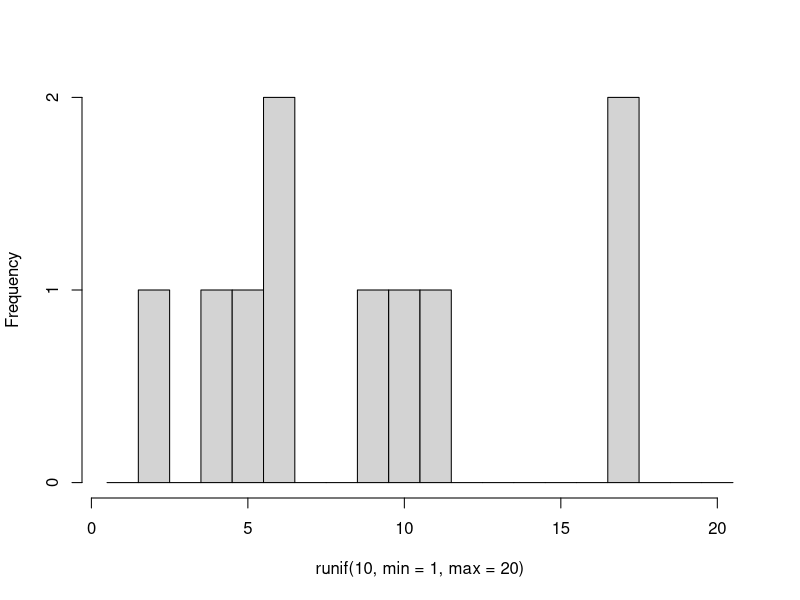
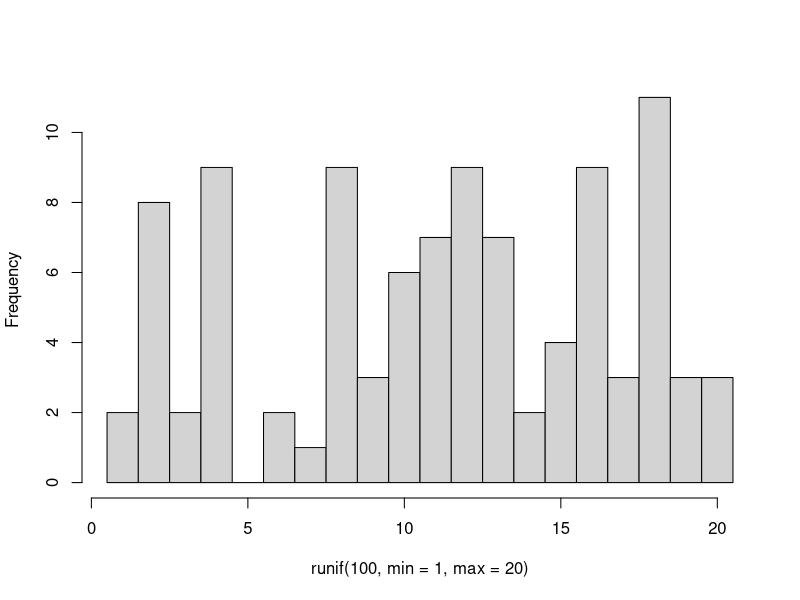
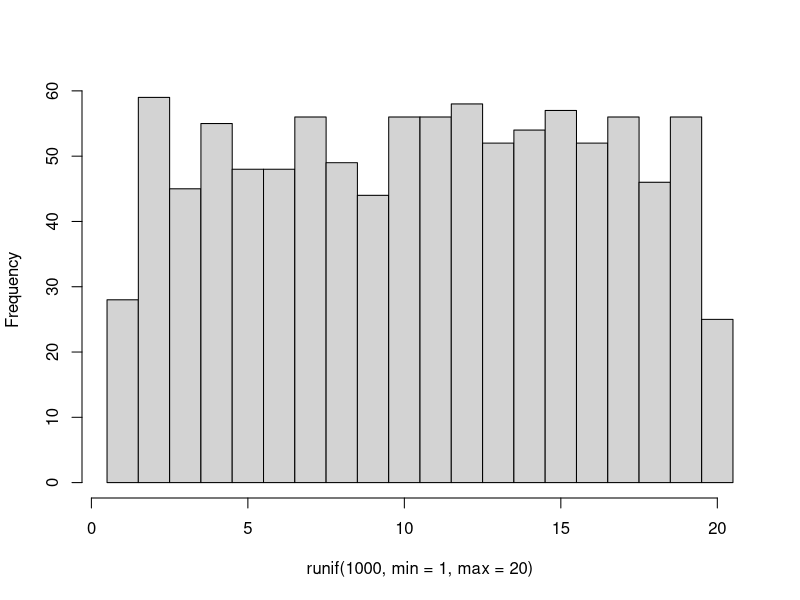
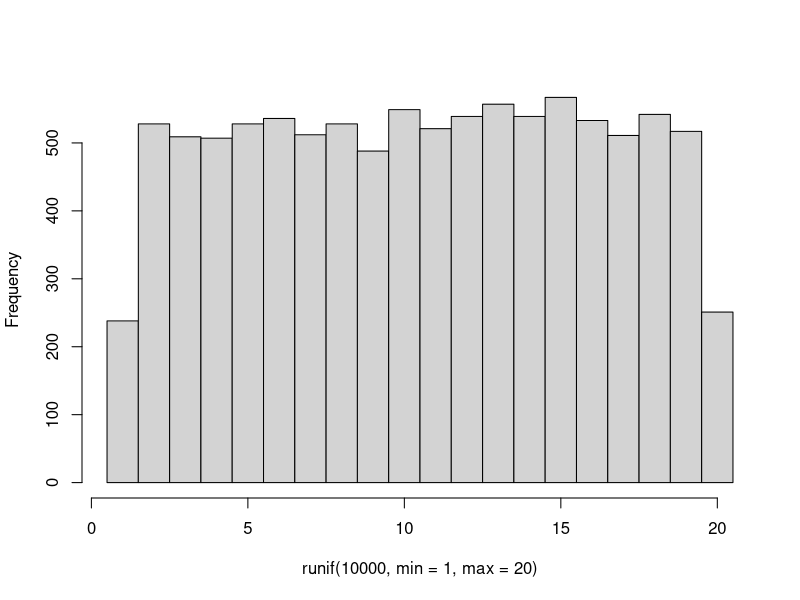
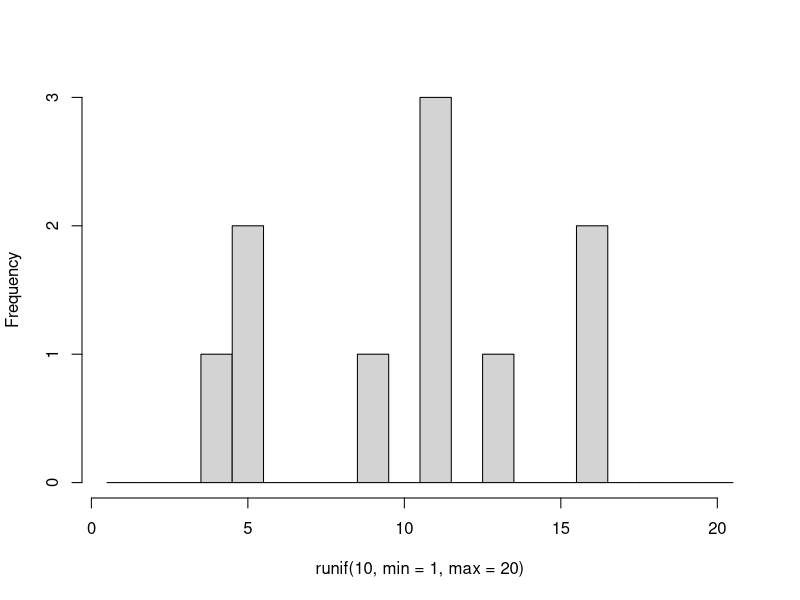
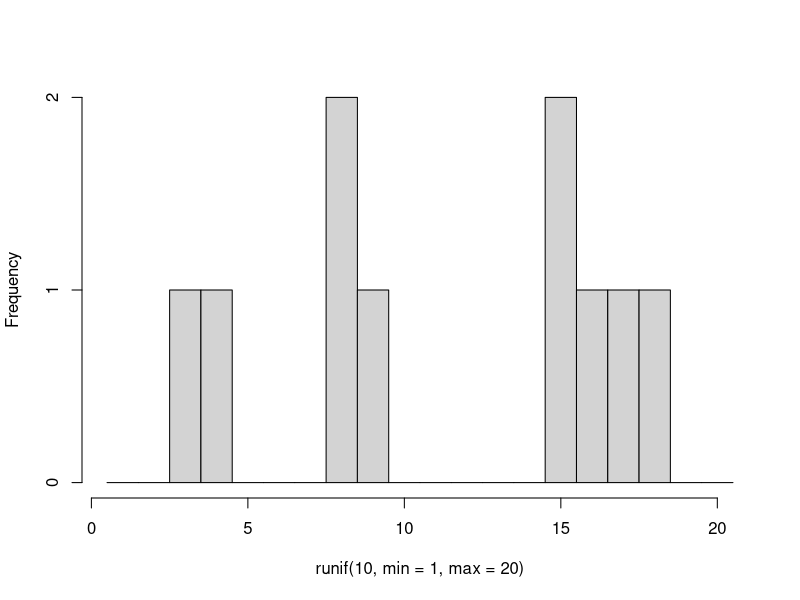
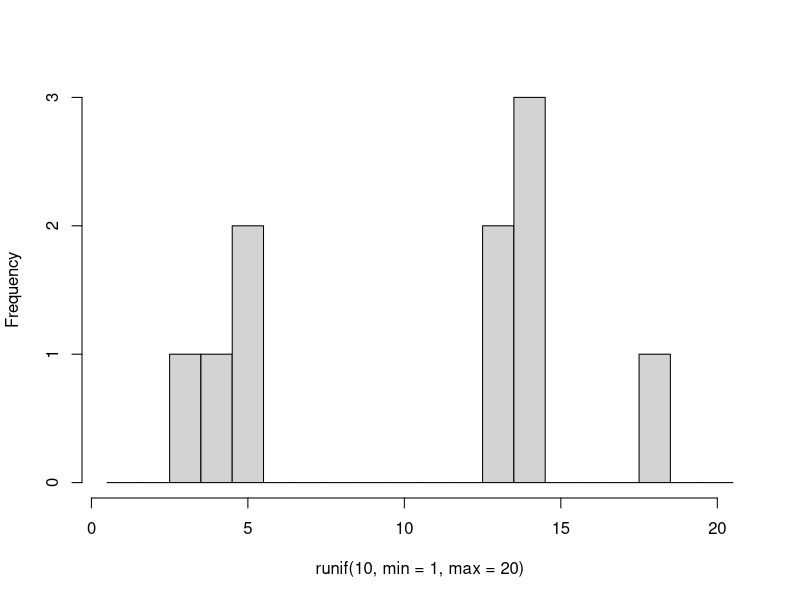
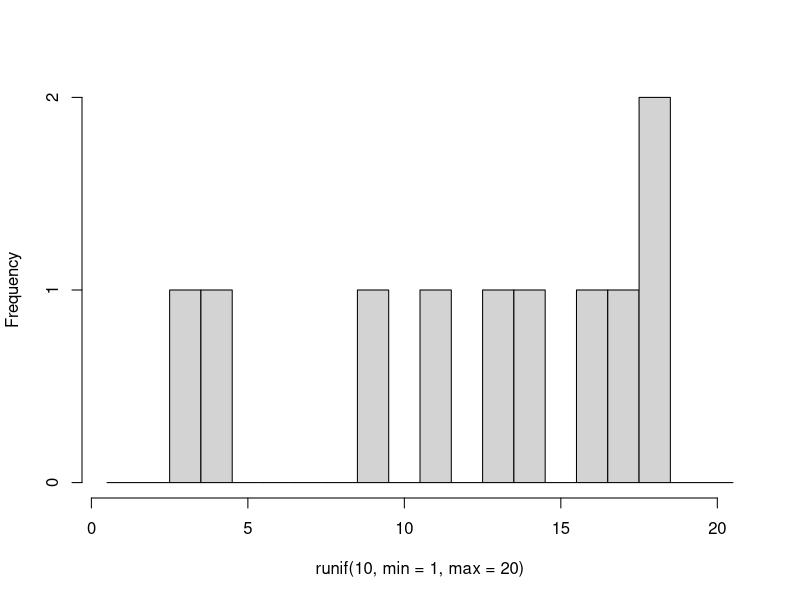

Reproduce these figures in R, in order.
## ---- chunk 1

runif(1)

runif(10)

## ---- chunk 2

runif(1, min = 6, max = 9)

runif(10, min = 4, max = 20)

## ---- chunk 3

floor(runif(1, min = 1, max = 6))

## ---- chunk 4
#| layout-ncol: 2
#| fig-cap: 
#|   - "10 rolls"
#|   - "100 rolls"
#|   - "1000 rolls" 
#|   - "10000 rolls"
#| echo: false

hist(runif(10, min = 1, max = 20), breaks = seq(from = 0.5, to = 20.5), main = NULL)
hist(runif(100, min = 1, max = 20), breaks = seq(from = 0.5, to = 20.5), main = NULL)
hist(runif(1000, min = 1, max = 20), breaks = seq(from = 0.5, to = 20.5), main = NULL)
hist(runif(10000, min = 1, max = 20), breaks = seq(from = 0.5, to = 20.5), main = NULL)

## ---- chunk 5
#| layout-ncol: 5
#| echo: false

for (i in seq_along(1:10)) {
  hist(runif(10, min = 1, max = 20), breaks = seq(from = 0.5, to = 20.5), main = NULL)
}

## ---- chunk 6

rnorm(5)

rnorm(5, mean = 50, sd = 5)

## ---- chunk 7
#| layout-ncol: 2
#| fig-cap: 
#|   - "10 draws"
#|   - "100 draws"
#|   - "1000 draws" 
#|   - "10000 draws"
#| echo: false

hist(rnorm(10, mean = 50, sd = 5), main = NULL)
hist(rnorm(100, mean = 50, sd = 5), main = NULL)
hist(rnorm(1000, mean = 50, sd = 5), main = NULL)
hist(rnorm(10000, mean = 50, sd = 5), main = NULL)

## ---- chunk 8
#| layout-ncol: 5
#| echo: false

for (i in seq_along(1:10)) {
  hist(rnorm(50, mean = 50, sd = 5), main = NULL)
}

